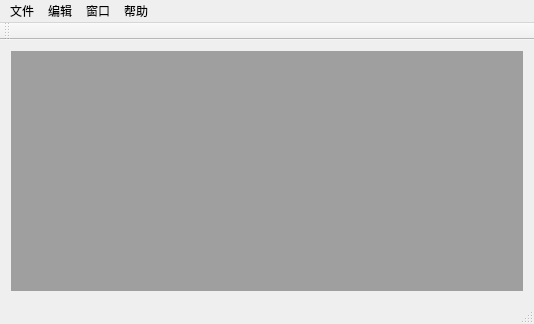
<?xml version="1.0" encoding="UTF-8"?>
<ui version="4.0">
 <class>MainWindow</class>
 <widget class="QMainWindow" name="MainWindow">
  <property name="geometry">
   <rect>
    <x>0</x>
    <y>0</y>
    <width>534</width>
    <height>324</height>
   </rect>
  </property>
  <property name="windowTitle">
   <string>MainWindow</string>
  </property>
  <widget class="QWidget" name="centralWidget">
   <layout class="QGridLayout" name="gridLayout">
    <item row="0" column="0">
     <widget class="QMdiArea" name="mdiArea"/>
    </item>
   </layout>
  </widget>
  <widget class="QMenuBar" name="menuBar">
   <property name="geometry">
    <rect>
     <x>0</x>
     <y>0</y>
     <width>534</width>
     <height>21</height>
    </rect>
   </property>
   <widget class="QMenu" name="menuF">
    <property name="title">
     <string>文件</string>
    </property>
    <addaction name="actionNew"/>
    <addaction name="actionOpen"/>
    <addaction name="separator"/>
    <addaction name="actionSave"/>
    <addaction name="actionSaveAs"/>
    <addaction name="separator"/>
    <addaction name="actionExit"/>
   </widget>
   <widget class="QMenu" name="menuE">
    <property name="title">
     <string>编辑</string>
    </property>
    <addaction name="actionUndo"/>
    <addaction name="actionRedo"/>
    <addaction name="separator"/>
    <addaction name="actionCut"/>
    <addaction name="actionCopy"/>
    <addaction name="actionPaste"/>
   </widget>
   <widget class="QMenu" name="menuW">
    <property name="title">
     <string>窗口</string>
    </property>
    <addaction name="actionClose"/>
    <addaction name="actionCloseAll"/>
    <addaction name="separator"/>
    <addaction name="actionTile"/>
    <addaction name="actionCascade"/>
    <addaction name="separator"/>
    <addaction name="actionNext"/>
    <addaction name="actionPrevious"/>
   </widget>
   <widget class="QMenu" name="menuH">
    <property name="title">
     <string>帮助</string>
    </property>
    <addaction name="actionAbout"/>
    <addaction name="actionAboutQt"/>
   </widget>
   <addaction name="menuF"/>
   <addaction name="menuE"/>
   <addaction name="menuW"/>
   <addaction name="menuH"/>
  </widget>
  <widget class="QToolBar" name="mainToolBar">
   <attribute name="toolBarArea">
    <enum>TopToolBarArea</enum>
   </attribute>
   <attribute name="toolBarBreak">
    <bool>false</bool>
   </attribute>
  </widget>
  <widget class="QStatusBar" name="statusBar"/>
  <action name="actionNew">
   <property name="icon">
    <iconset resource="myimage.qrc">
     <normaloff>:/images/new.png</normaloff>:/images/new.png</iconset>
   </property>
   <property name="text">
    <string>新建文件</string>
   </property>
   <property name="shortcut">
    <string>Ctrl+N</string>
   </property>
  </action>
  <action name="actionOpen">
   <property name="icon">
    <iconset resource="myimage.qrc">
     <normaloff>:/images/open.png</normaloff>:/images/open.png</iconset>
   </property>
   <property name="text">
    <string>打开文件</string>
   </property>
   <property name="shortcut">
    <string>Ctrl+O</string>
   </property>
  </action>
  <action name="actionSave">
   <property name="icon">
    <iconset resource="myimage.qrc">
     <normaloff>:/images/save.png</normaloff>:/images/save.png</iconset>
   </property>
   <property name="text">
    <string>保存</string>
   </property>
   <property name="shortcut">
    <string>Ctrl+S</string>
   </property>
  </action>
  <action name="actionSaveAs">
   <property name="icon">
    <iconset resource="myimage.qrc">
     <normaloff>:/images/saveAs.png</normaloff>:/images/saveAs.png</iconset>
   </property>
   <property name="text">
    <string>另存为</string>
   </property>
  </action>
  <action name="actionExit">
   <property name="icon">
    <iconset resource="myimage.qrc">
     <normaloff>:/images/exit.png</normaloff>:/images/exit.png</iconset>
   </property>
   <property name="text">
    <string>退出</string>
   </property>
  </action>
  <action name="actionUndo">
   <property name="icon">
    <iconset>
     <normaloff>images/undo.png</normaloff>images/undo.png</iconset>
   </property>
   <property name="text">
    <string>撤销</string>
   </property>
   <property name="shortcut">
    <string>Ctrl+Z</string>
   </property>
  </action>
  <action name="actionRedo">
   <property name="icon">
    <iconset resource="myimage.qrc">
     <normaloff>:/images/redo.png</normaloff>:/images/redo.png</iconset>
   </property>
   <property name="text">
    <string>恢复</string>
   </property>
   <property name="shortcut">
    <string>Ctrl+Y</string>
   </property>
  </action>
  <action name="actionCut">
   <property name="icon">
    <iconset resource="myimage.qrc">
     <normaloff>:/images/cut.png</normaloff>:/images/cut.png</iconset>
   </property>
   <property name="text">
    <string>粘帖</string>
   </property>
   <property name="shortcut">
    <string>Ctrl+X</string>
   </property>
  </action>
  <action name="actionCopy">
   <property name="icon">
    <iconset resource="myimage.qrc">
     <normaloff>:/images/copy.png</normaloff>:/images/copy.png</iconset>
   </property>
   <property name="text">
    <string>复制</string>
   </property>
   <property name="shortcut">
    <string>Ctrl+C</string>
   </property>
  </action>
  <action name="actionPaste">
   <property name="icon">
    <iconset resource="myimage.qrc">
     <normaloff>:/images/paste.png</normaloff>:/images/paste.png</iconset>
   </property>
   <property name="text">
    <string>粘帖</string>
   </property>
   <property name="shortcut">
    <string>Ctrl+V</string>
   </property>
  </action>
  <action name="actionClose">
   <property name="text">
    <string>关闭</string>
   </property>
  </action>
  <action name="actionCloseAll">
   <property name="text">
    <string>关闭所有窗口</string>
   </property>
  </action>
  <action name="actionTile">
   <property name="text">
    <string>平铺</string>
   </property>
  </action>
  <action name="actionCascade">
   <property name="text">
    <string>层叠</string>
   </property>
  </action>
  <action name="actionNext">
   <property name="icon">
    <iconset resource="myimage.qrc">
     <normaloff>:/images/next.png</normaloff>:/images/next.png</iconset>
   </property>
   <property name="text">
    <string>下一个</string>
   </property>
  </action>
  <action name="actionPrevious">
   <property name="icon">
    <iconset resource="myimage.qrc">
     <normaloff>:/images/previous.png</normaloff>:/images/previous.png</iconset>
   </property>
   <property name="text">
    <string>前一个</string>
   </property>
  </action>
  <action name="actionAbout">
   <property name="icon">
    <iconset resource="myimage.qrc">
     <normaloff>:/images/about.png</normaloff>:/images/about.png</iconset>
   </property>
   <property name="text">
    <string>关于</string>
   </property>
  </action>
  <action name="actionAboutQt">
   <property name="text">
    <string>关于Qt</string>
   </property>
  </action>
 </widget>
 <layoutdefault spacing="6" margin="11"/>
 <resources>
  <include location="myimage.qrc"/>
 </resources>
 <connections/>
</ui>
